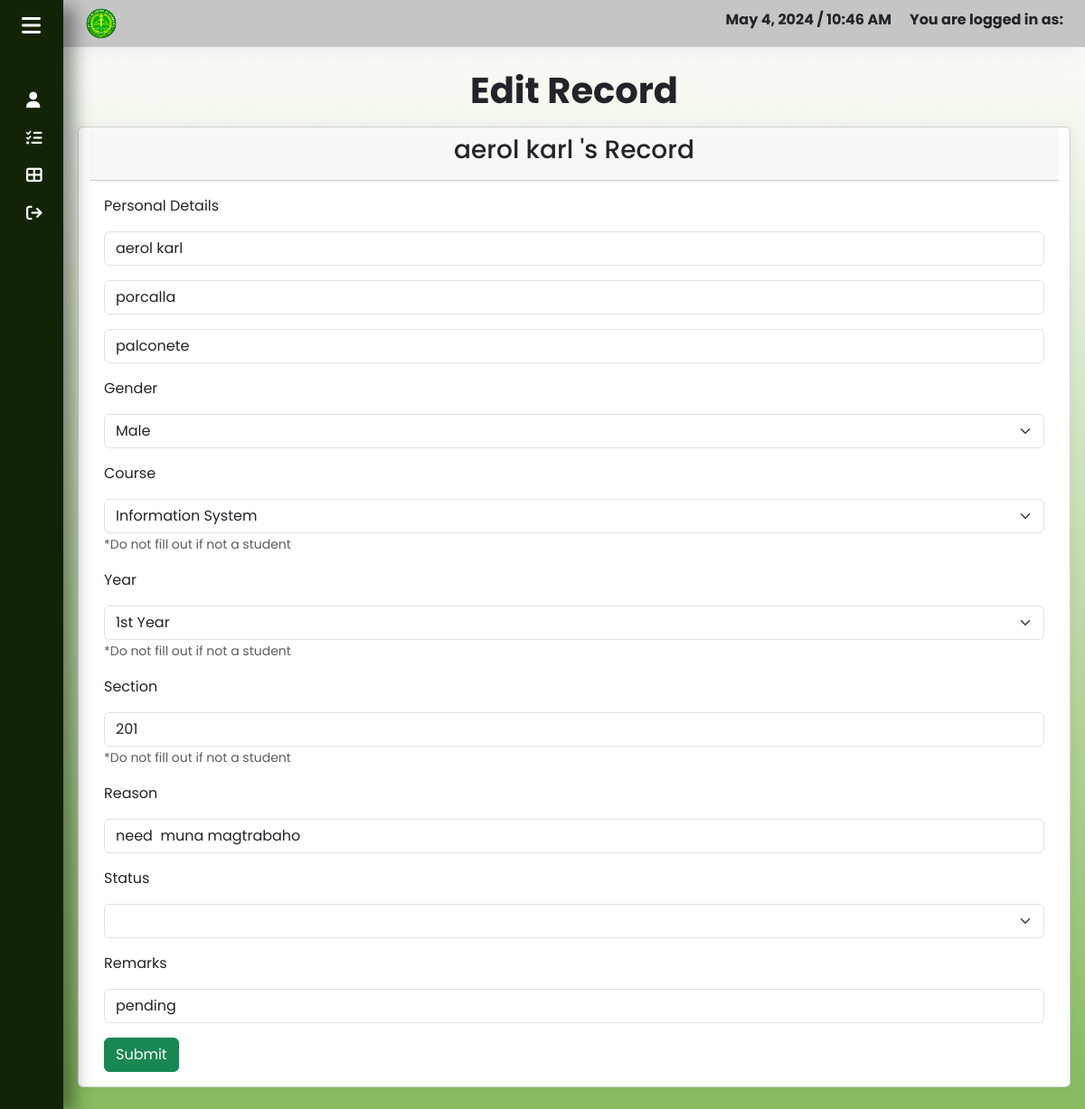
The page /edit-absenceRecord.php?record_ID=A0001 (signed in) on the database its author committed.
### tables this page shows
CREATE TABLE `absence_approval_form` (
  `record_ID` varchar(11) NOT NULL,
  `firstName` varchar(45) NOT NULL,
  `middleName` varchar(45) NOT NULL,
  `lastName` varchar(45) NOT NULL,
  `gender` varchar(45) NOT NULL,
  `course` varchar(45) NOT NULL,
  `year` varchar(45) NOT NULL,
  `section` varchar(45) NOT NULL,
  `reason` varchar(45) NOT NULL,
  `status` varchar(45) NOT NULL,
  `remarks` varchar(255) NOT NULL,
  `date` datetime NOT NULL DEFAULT current_timestamp()
);

### functions.php (the view, shortened to what this page needs)
<?php
    function fetchAbsenceRecordDetails($conn) {
        if (isset($_GET['record_ID'])) {
            $recordID = $_GET['record_ID'];
            $editAbsenceQuery = "SELECT firstName, middleName, lastName, gender, course, year, section, reason, status, remarks FROM absence_approval_form WHERE record_ID = '$recordID'";
            $editAbsenceResult = mysqli_query($conn, $editAbsenceQuery);
            if ($editAbsenceResult && $editAbsenceResult->num_rows > 0) {
                while ($row = mysqli_fetch_assoc($editAbsenceResult)) {
                    $firstName = $row['firstName'];
                    $middleName = $row['middleName'];
                    $lastName = $row['lastName'];
                    $gender = $row['gender'];
                    $course = $row['course'];
                    $year = $row['year'];
                    $section = $row['section'];
                    $reason = $row['reason'];
                    $status = $row['status'];
                    $remarks = $row['remarks'];
                    echo '
                        <div class="row mx-auto">
                            <div class="card">
                                <div class="card-header text-center mb-n5">
                                    <p class="h3">'.$firstName.' \'s Record</p>
                                </div>
                                <div class="card-body">
                                    <form action="#" method="POST" class="form">
                                        <div class="form-group">
                                            <label for="record_firstName" class="mb-3">Personal Details</label>
                                            <input id="record_firstName" name="record_firstName" value="'.$firstName.'" placeholder="First Name" type="text" required="required" class="form-control mb-3">
                                        </div>
                                        <div class="form-group">
                                            <input id="record_middleName" name="record_middleName" value="'.$middleName.'" placeholder="Middle Name" type="text" class="form-control mb-3">
                                        </div>
                                        <div class="form-group mb-3">
                                            <input id="record_lastName" name="record_lastName" value="'.$lastName.'" placeholder="Last Name" type="text" required="required" class="form-control">
                                        </div>
                                        <div class="form-group mb-3">
                                            <label for="record_gender" class="mb-3">Gender</label>
                                            <div>
                                                <select id="record_gender" name="record_gender" class="form-select" aria-describedby="record_genderHelpBlock">
                                                    <option value="'.$gender.'" selected hidden>'.$gender.'</option>
                                                </select>
                                            </div>
                                        </div>
                                        <div class="form-group mb-3">
                                            <label for="record_course" class="mb-3">Course</label>
                                            <div>
                                                <select id="record_course" name="record_course" class="form-select" aria-describedby="record_courseHelpBlock">
                                                    <option value="'.$course.'" selected hidden>'.$course.'</option>
                                                </select>
                                                <span id="record_courseHelpBlock" class="form-text text-muted">*Do not fill out if not a student</span>
                                            </div>
                                        </div>
                                        <div class="form-group mb-3">
                                            <label for="record_year" class="mb-3">Year</label>
                                            <div>
                                                <select id="record_year" name="record_year" class="form-select" aria-describedby="record_yearHelpBlock">
                                                    <option value="'.$year.'" selected hidden>'.$year.'</option>
                                                </select>
                                                <span id="record_yearHelpBlock" class="form-text text-muted">*Do not fill out if not a student</span>
                                            </div>
                                        </div>
                                        <div class="form-group mb-3">
                                            <label for="record_section" class="mb-3">Section</label>
                                            <input id="record_section" name="record_section" type="text" value="'.$section.'" class="form-control" aria-describedby="record_sectionHelpBlock">
                                            <span id="record_sectionHelpBlock" class="form-text text-muted">*Do not fill out if not a student</span>
                                        </div>
                                        <div class="form-group mb-3">
                                            <label for="record_reason" class="mb-3">Reason</label>
                                            <input id="record_reason" name="record_reason" type="text" value="'.$reason.'" class="form-control" aria-describedby="record_reasonHelpBlock" required="required">
                                        </div>
                                        <div class="form-group mb-3">
                                            <label for="record_status" class="mb-3">Status</label>
                                            <div>
                                                <select id="record_status" name="record_status" class="form-select" aria-describedby="record_statusHelpBlock">
                                                    <option value="'.$status.'" selected hidden>'.$status.'</option>
                                                    <option value="Approved">Approved</option>
                                                </select>
                                            </div>
                                        </div>
                                        <div class="form-group mb-3">
                                            <label for="record_remarks" class="mb-3">Remarks</label>
                                            <input id="record_remarks" name="record_remarks" type="text" value="'.$remarks.'" class="form-control" aria-describedby="record_remarksHelpBlock" required="required">
                                        </div>
                                        <div class="form-group">
                                            <button name="editRecord" type="submit" class="btn btn-success">Submit</button>
                                        </div>
                                    </form>
                                </div>
                            </div>
                        </div>
                    ';
                }
            }
        }
        else {
            echo '<script> alert ("Error Fetching Record ID") </script>';
            header("Refresh: 0");
            exit();
        }
    }
?>

### assets/DataTables/DataTables-2.0.4/css/dataTables.dataTables.css (style rules this page uses)
:root { --dt-row-selected: 13, 110, 253; --dt-row-selected-text: 255, 255, 255; --dt-row-selected-link: 9, 10, 11; --dt-row-stripe: 0, 0, 0; --dt-row-hover: 0, 0, 0; --dt-column-ordering: 0, 0, 0; --dt-html-background: white; }

### css/records-loa.css (style rules this page uses)
body { font-family: 'Poppins', sans-serif; }
.card { box-shadow: 0 0 .875rem 0 rgba(9, 13, 16, 0.05); }

### rows shown on the page
absence_approval_form: firstName "aerol karl", record_firstName "aerol karl", record_middleName "porcalla", record_lastName "palconete", record_gender "Male", record_course "Information System", record_year "1st Year", record_section "201", record_reason "need muna magtrabaho", record_remarks "pending"
